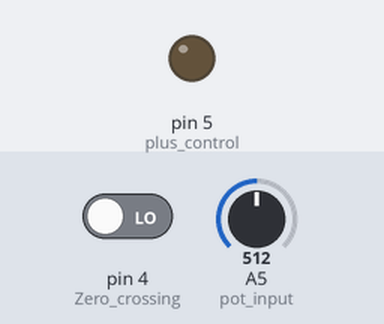
This sketch was run on a simulated Arduino Uno, built with avr-gcc and run on an emulated ATmega328P. Parts: output pins drawn as LEDs (lit = HIGH). Dashed ring = blinking. Inputs (shaded band) come from the test bench; at power-on: pin 4 (Zero_crossing) LOW, A5 (pot_input) = 512.

Above: at 1.2 s.
1.3 s: pin 4 (Zero_crossing) driven HIGH
At 1.65 s:
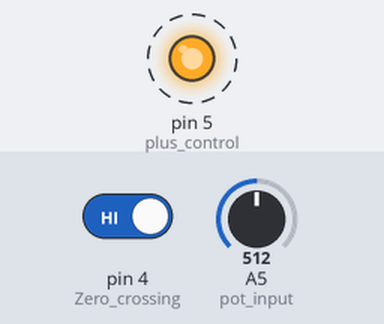
4.3 s: pin 4 (Zero_crossing) driven LOW
At 4.9 s:
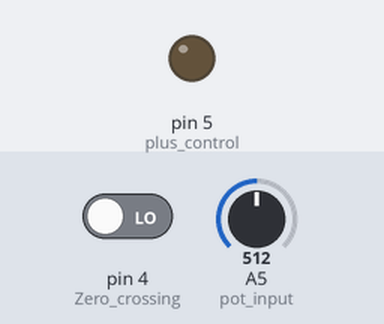
Timing chart, 0 to 7.3 s (numbered marks = the images above; inputs shaded):
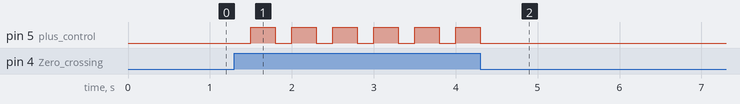

The sketch:

dimmer.ino
```cpp
int f = 0;
void setup()
{
  Serial.begin(9600);
  pinMode(4, INPUT);// Zero crossing
  pinMode(5,OUTPUT); // plus control
  pinMode(A5,INPUT); // pot input
}

void loop()
{
  int a  = analogRead(A5);
  a = map(a,0,1023,0,400);
  a = constrain(a,0,400); // 0-400 range


  f = digitalRead(4);
  if (f == 1)
  {
    delay(a);
    digitalWrite(5,HIGH);
    delay(500-a);
    digitalWrite(5,LOW);


  }

  else
  {

  }

}
```

Measured:
- after the input at 1.3 s, pin 5 (plus_control): alternates HIGH for 0.30 s and LOW for 0.20 s, starting after 0.20 s
- after the input at 4.3 s, pin 5 (plus_control): goes on until 4.3 s, then stays LOW
